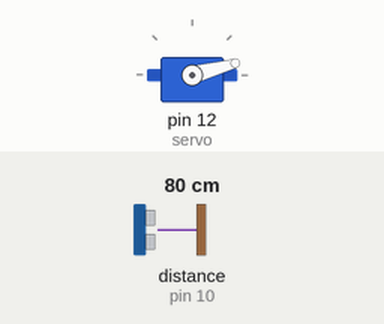
Simulated run of this sketch. Board: Arduino Uno, built with avr-gcc and run on an emulated ATmega328P. On the bench: servo. Wiring (inferred from the names in the program): ultrasonic range finder: trigger pin 11; echo pin 10. The inputs (shaded band) are chosen by the test bench; at power-on: distance to the obstacle (sensor on pin 10) 80 cm. The echo pulse lasts 58.3 µs per cm; what the sketch prints to the serial monitor is not drawn.

Above: at 0.01 s.
1.3 s: distance to the obstacle (sensor on pin 10) set to 2 cm
At 1.8 s:
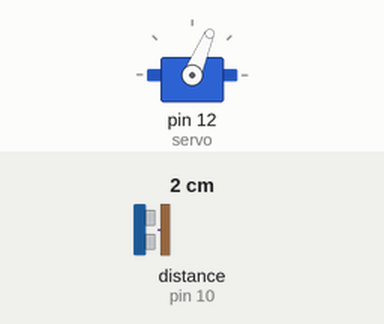
4.3 s: distance to the obstacle (sensor on pin 10) set to 299 cm
At 5.17 s:
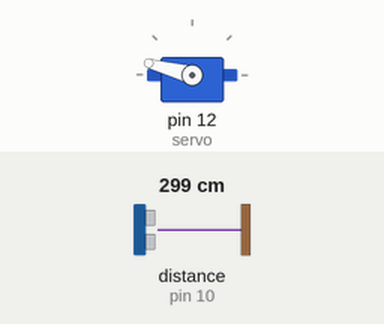
7.3 s: distance to the obstacle (sensor on pin 10) set to 4 cm
At 7.9 s:
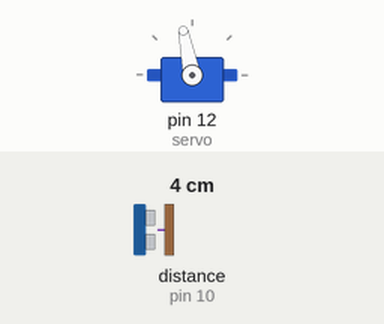
10.3 s: distance to the obstacle (sensor on pin 10) set to 35 cm
Timing chart, 0 to 14.3 s (numbered marks = the images above; inputs shaded):
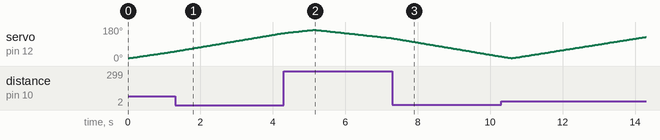

The sketch:

Arduino.ino
```cpp
// (licence header left out)
/* Inclusão de bibliotecas */
#include <Servo.h>

/* Prototipo da funcao */
int calcDistancia();

/* Pinos utilizados */
const int trigPin = 11;
const int echoPin = 10;

uint32_t tempo;
int distancia;

Servo servo;

/**
 * @brief Setup
 */
void setup(void)
{
  pinMode(trigPin, OUTPUT);
  pinMode(echoPin, INPUT);
  Serial.begin(9600);
  servo.attach(12);
}

/**
 * @brief Loop
 */
void loop(void)
{
  for(int i=15;i<=165;i++)
  {
    servo.write(i);
    delay(30);
    distancia = calcDistancia();

    Serial.print(i);
    Serial.print(",");
    Serial.print(distancia);
    Serial.print(".");
  }

  for(int i=165;i>15;i--)
  {
    servo.write(i);
    delay(30);
    distancia = calcDistancia();

    Serial.print(i);
    Serial.print(",");
    Serial.print(distancia);
    Serial.print(".");
  }
}

/**
 * @brief Emite um sinal sonoro e calcular a distancia
 * @return int distancia
 */
int calcDistancia()
{
  digitalWrite(trigPin, LOW);
  delayMicroseconds(2);
  digitalWrite(trigPin, HIGH);
  delayMicroseconds(10);
  digitalWrite(trigPin, LOW);

  tempo = pulseIn(echoPin, HIGH);

  distancia= tempo*0.034/2;
  return distancia;
}
```
